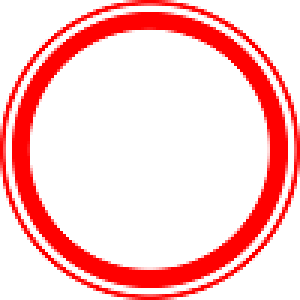
#> input picture Object.png, 100 x 100 px (shown 3 times larger)
$ python -i ObjectModule2.py   (imports and definitions only)
#> lines starting #> are read from the running program, lines starting #| are printed output that depends on the picture; after the words box and inside, x2 and y2 are one past the last pixel; in counts of white or black regions, pixels touching at a corner belong together
#> further down, picture is the input picture: shape (100, 100, 3); mean B, G, R 201, 201, 255
import cv2
import numpy as np
import imutils
import pytesseract
from PIL import Image
import re

#pytesseract.pytesseract.tesseract_cmd = 'D:\School\Tesseract-OCR\\tesseract.exe'
pytesseract.pytesseract.tesseract_cmd = 'C:\Program Files\Tesseract-OCR\\tesseract.exe'
config = ('-l eng --oem 1 --psm 3')

# [1 line not run here, left out]
erodeK = np.ones((3,3), np.uint8)
objNum = 0

# [43 lines left out: functions objNumIncrement, findTemplate, not called in this run]

def getCannyValue(frame, sigma = 0.23) :
    median = np.median(frame)

    lower = int(max(0, (1.0 - sigma) * median))
    upper = int(min(255, (1.0 + sigma) * median))

    return lower, upper

def contourTracking(frame) :
    cont = frame.copy()
    cont = cv2.GaussianBlur(cont, (5,5), 0)
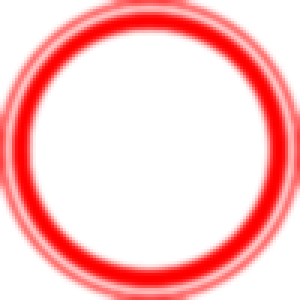
#> cont: shape (100, 100, 3) (shown 3 times larger); mean B, G, R 200.8, 200.8, 255
    cont = cv2.cvtColor(cont, cv2.COLOR_BGR2YUV)
#> cont: shape (100, 100, 3); mean of channels 0, 1, 2 217, 120.1, 158.8
    _ , _ , contV = cv2.split(cont)
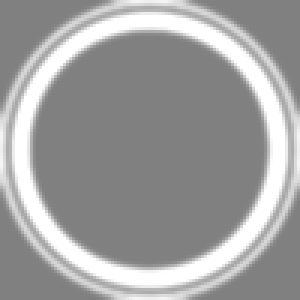
#> contV: shape (100, 100) (shown 3 times larger); min 128, max 255, mean 158.8

    low, high = getCannyValue(frame)
#> in getCannyValue, `median = np.median(frame)`: median = 255
#> in getCannyValue, `lower = int(max(0, (1.0 - sigma) * median))`: lower = 196
#> in getCannyValue, `upper = int(min(255, (1.0 + sigma) * median))`: upper = 255
#> low = 196; high = 255

    cannyV = cv2.Canny(contV, low, high, apertureSize=3)
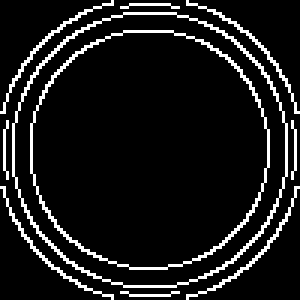
#> cannyV: shape (100, 100) (shown 3 times larger); 10% white in thin lines or dots
    contoursV, _ = cv2.findContours(cannyV, cv2.RETR_EXTERNAL, cv2.CHAIN_APPROX_SIMPLE)
#> contoursV = 9 contours, 4 with area under 20; largest, box (x1, y1, x2, y2) and area: (4, 4, 96, 96) 6641, (62, 62, 100, 100) 22, (0, 62, 38, 100) 22, (62, 0, 100, 38) 22, (0, 0, 38, 38) 22

    if len(contoursV) != 0 :
        squareList = []
        areaList = []
        for cnt in contoursV:
            square = cv2.boundingRect(cnt)
            squareList.append(square)
#> this loop made 9 passes
#> square on passes 1 to 9: (40, 97, 20, 2), (62, 62, 38, 38), (0, 62, 38, 38), (97, 40, 2, 20), (1, 40, 2, 20), (4, 4, 92, 92), (40, 1, 20, 2), (62, 0, 38, 38), (0, 0, 38, 38)
#> after the loop, squareList = [(40, 97, 20, 2), (62, 62, 38, 38), (0, 62, 38, 38), (97, 40, 2, 20), (1, 40, 2, 20), (4, 4, 92, 92), (40, 1, 20, 2), (62, 0, 38, 38), (0, 0, 38, 38)]

        for sq in squareList :
            area = sq[2] * sq[3]
            areaList.append(area)
#> this loop made 9 passes
#> (sq, area) on passes 1 to 9: ((40, 97, 20, 2), 40), ((62, 62, 38, 38), 1444), ((0, 62, 38, 38), 1444), ((97, 40, 2, 20), 40), ((1, 40, 2, 20), 40), ((4, 4, 92, 92), 8464), ((40, 1, 20, 2), 40), ((62, 0, 38, 38), 1444), ((0, 0, 38, 38), 1444)
#> after the loop, areaList = [40, 1444, 1444, 40, 40, 8464, 40, 1444, 1444]

        npAreaList = np.array(areaList)
#> npAreaList = [40, 1444, 1444, 40, 40, 8464, 40, 1444, 1444]
        maxArea = np.argmax(npAreaList)
#> maxArea = 5

        (x, y, w, h) = squareList[maxArea]
#> x = 4; y = 4; w = 92; h = 92

        stX = int(y - (h / 2))
#> stX = -42
        stY = int(x - (w / 2))
#> stY = -42
        endX = int((y + h) + (h / 2))
#> endX = 142
        endY = int((x + w) + (w / 2))
#> endY = 142
        ret = frame[stX:endX, stY:endY].copy()
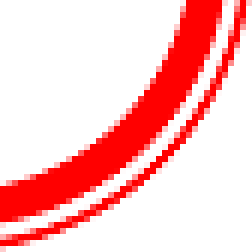
#> ret: shape (42, 42, 3) (shown 6 times larger); mean B, G, R 194.5, 194.5, 255
    else :
        ret = None

    return ret

# [19 lines left out: functions preProcessToOCR, findCharacter, not called in this run]

def findObject(frame) :
        contourRoi = contourTracking(frame)

        if contourRoi is not None :
            if contourRoi.shape[0] > 0 and contourRoi.shape[1] > 0 :
#> (the run stopped early here; a loop or call above may not have finished)
